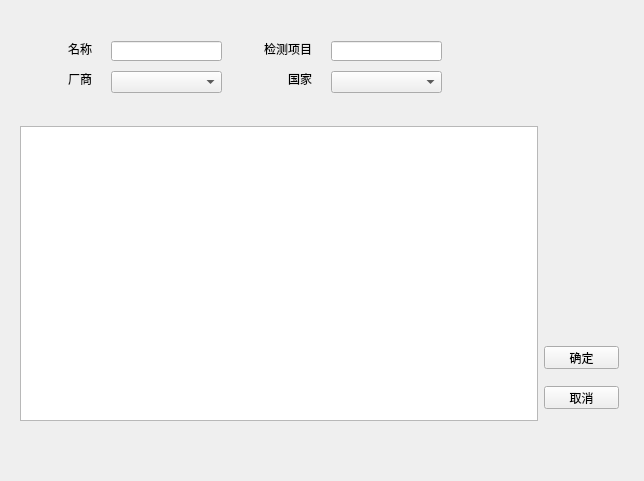
<?xml version="1.0" encoding="UTF-8"?>
<ui version="4.0">
 <class>EditReagent</class>
 <widget class="QDialog" name="EditReagent">
  <property name="geometry">
   <rect>
    <x>0</x>
    <y>0</y>
    <width>644</width>
    <height>481</height>
   </rect>
  </property>
  <property name="windowTitle">
   <string>新建试剂</string>
  </property>
  <layout class="QVBoxLayout" name="verticalLayout">
   <item>
    <widget class="QWidget" name="widget" native="true">
     <property name="sizePolicy">
      <sizepolicy hsizetype="Preferred" vsizetype="Fixed">
       <horstretch>0</horstretch>
       <verstretch>0</verstretch>
      </sizepolicy>
     </property>
     <property name="minimumSize">
      <size>
       <width>0</width>
       <height>100</height>
      </size>
     </property>
     <widget class="QLabel" name="label">
      <property name="geometry">
       <rect>
        <x>0</x>
        <y>30</y>
        <width>81</width>
        <height>16</height>
       </rect>
      </property>
      <property name="layoutDirection">
       <enum>Qt::LeftToRight</enum>
      </property>
      <property name="text">
       <string>名称</string>
      </property>
      <property name="alignment">
       <set>Qt::AlignRight|Qt::AlignTrailing|Qt::AlignVCenter</set>
      </property>
     </widget>
     <widget class="QLabel" name="label_7">
      <property name="geometry">
       <rect>
        <x>220</x>
        <y>60</y>
        <width>81</width>
        <height>16</height>
       </rect>
      </property>
      <property name="layoutDirection">
       <enum>Qt::LeftToRight</enum>
      </property>
      <property name="text">
       <string>国家</string>
      </property>
      <property name="alignment">
       <set>Qt::AlignRight|Qt::AlignTrailing|Qt::AlignVCenter</set>
      </property>
     </widget>
     <widget class="QLabel" name="label_3">
      <property name="geometry">
       <rect>
        <x>0</x>
        <y>60</y>
        <width>81</width>
        <height>16</height>
       </rect>
      </property>
      <property name="layoutDirection">
       <enum>Qt::LeftToRight</enum>
      </property>
      <property name="text">
       <string>厂商</string>
      </property>
      <property name="alignment">
       <set>Qt::AlignRight|Qt::AlignTrailing|Qt::AlignVCenter</set>
      </property>
     </widget>
     <widget class="QLineEdit" name="inputName">
      <property name="geometry">
       <rect>
        <x>100</x>
        <y>30</y>
        <width>111</width>
        <height>20</height>
       </rect>
      </property>
     </widget>
     <widget class="QComboBox" name="inputManufacturer">
      <property name="geometry">
       <rect>
        <x>100</x>
        <y>60</y>
        <width>111</width>
        <height>22</height>
       </rect>
      </property>
     </widget>
     <widget class="QComboBox" name="inputCountry">
      <property name="geometry">
       <rect>
        <x>320</x>
        <y>60</y>
        <width>111</width>
        <height>22</height>
       </rect>
      </property>
     </widget>
     <widget class="QLabel" name="label_2">
      <property name="geometry">
       <rect>
        <x>220</x>
        <y>30</y>
        <width>81</width>
        <height>16</height>
       </rect>
      </property>
      <property name="layoutDirection">
       <enum>Qt::LeftToRight</enum>
      </property>
      <property name="text">
       <string>检测项目</string>
      </property>
      <property name="alignment">
       <set>Qt::AlignRight|Qt::AlignTrailing|Qt::AlignVCenter</set>
      </property>
     </widget>
     <widget class="QLineEdit" name="inputProjectName">
      <property name="geometry">
       <rect>
        <x>320</x>
        <y>30</y>
        <width>111</width>
        <height>20</height>
       </rect>
      </property>
     </widget>
    </widget>
   </item>
   <item>
    <widget class="QWidget" name="widget_2" native="true">
     <layout class="QHBoxLayout" name="horizontalLayout_2">
      <item>
       <widget class="QTableWidget" name="table"/>
      </item>
      <item>
       <widget class="QWidget" name="widget_3" native="true">
        <property name="minimumSize">
         <size>
          <width>80</width>
          <height>0</height>
         </size>
        </property>
        <widget class="QPushButton" name="btnAdd">
         <property name="geometry">
          <rect>
           <x>10</x>
           <y>80</y>
           <width>32</width>
           <height>32</height>
          </rect>
         </property>
         <property name="text">
          <string/>
         </property>
         <property name="iconSize">
          <size>
           <width>32</width>
           <height>32</height>
          </size>
         </property>
         <property name="flat">
          <bool>true</bool>
         </property>
        </widget>
        <widget class="QPushButton" name="btnDelete">
         <property name="geometry">
          <rect>
           <x>10</x>
           <y>120</y>
           <width>32</width>
           <height>32</height>
          </rect>
         </property>
         <property name="text">
          <string/>
         </property>
         <property name="iconSize">
          <size>
           <width>32</width>
           <height>32</height>
          </size>
         </property>
         <property name="flat">
          <bool>true</bool>
         </property>
        </widget>
        <widget class="QPushButton" name="btnOK">
         <property name="geometry">
          <rect>
           <x>0</x>
           <y>220</y>
           <width>75</width>
           <height>23</height>
          </rect>
         </property>
         <property name="text">
          <string>确定</string>
         </property>
        </widget>
        <widget class="QPushButton" name="btnCancel">
         <property name="geometry">
          <rect>
           <x>0</x>
           <y>260</y>
           <width>75</width>
           <height>23</height>
          </rect>
         </property>
         <property name="text">
          <string>取消</string>
         </property>
        </widget>
       </widget>
      </item>
     </layout>
    </widget>
   </item>
   <item>
    <layout class="QHBoxLayout" name="horizontalLayout">
     <item>
      <spacer name="horizontalSpacer">
       <property name="orientation">
        <enum>Qt::Horizontal</enum>
       </property>
       <property name="sizeHint" stdset="0">
        <size>
         <width>40</width>
         <height>40</height>
        </size>
       </property>
      </spacer>
     </item>
     <item>
      <spacer name="horizontalSpacer_2">
       <property name="orientation">
        <enum>Qt::Horizontal</enum>
       </property>
       <property name="sizeHint" stdset="0">
        <size>
         <width>40</width>
         <height>40</height>
        </size>
       </property>
      </spacer>
     </item>
    </layout>
   </item>
  </layout>
 </widget>
 <resources/>
 <connections/>
</ui>
